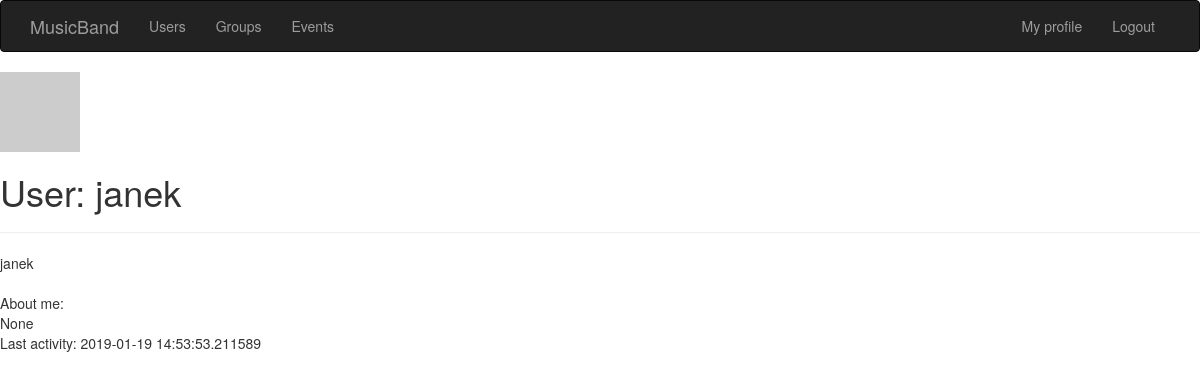
Screenshot of /user/janek (signed in) with the database file from the repository.
### app/models.py (models this page shows, shortened)
class Artist(UserMixin, db.Model):
    id = db.Column(db.Integer, primary_key=True)
    username = db.Column(db.String(64), index=True, unique=True)
    email = db.Column(db.String(120), index=True, unique=True)
    password_hash = db.Column(db.String(128))
    aboutMe=db.Column(db.String(300))
    last_seen = db.Column(db.DateTime, default=datetime.utcnow)
    user_id = db.Column(db.Integer, db.ForeignKey('group.id'))
    groups = db.relationship(
        'Group',
        secondary=members,
        backref=db.backref('members', lazy='dynamic'),
        lazy='dynamic'
    )
    posts = db.relationship('Post', backref='postAuthor', lazy='dynamic')
    def avatar(self, size):
        digest = md5(self.email.lower().encode('utf-8')).hexdigest()
        return 'https://www.gravatar.com/avatar/{}?d=identicon&s={}'.format(
            digest, size)

### app/__init__.py (the view)
    @app.route('/user/<username>')
    @login_required
    def user_details(username):
        user = Artist.query.filter_by(username=username).first_or_404()
        return render_template('users/user_details.html', user=user)

### app/models.py (called while the page is built)
@login.user_loader
def load_user(id):
    return Artist.query.get(int(id))

### app/templates/users/user_details.html
{% extends "base.html" %}
{% block content %}
    <table>
        <tr valign="top">
            <td><img src="{{ user.avatar(128) }}"></td>
        </tr>
    </table>
    <h1>User: {{ user.username }}</h1>
    <hr>
    <p>
    {{ user.username }} </b><br>
        <br>
        About me: <br>
        {{ user.aboutMe}}
        <br>
        Last activity: {{ user.last_seen }}
    </p>
{% endblock %}

### rows the page displays
Artist: username "janek", aboutMe "None", last_seen "2019-01-19 14:53:53.211589"
